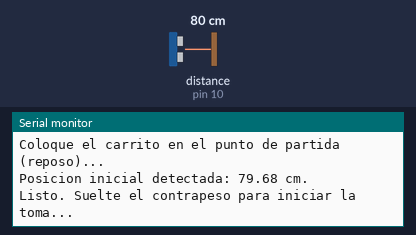
The sketch below on a simulated Arduino Uno, built with avr-gcc and run on an emulated ATmega328P. Shown: the last lines printed to the serial monitor. Wiring (inferred from the names in the program): ultrasonic range finder: trigger pin 9; echo pin 10. The inputs (shaded band) are chosen by the test bench; at power-on: distance to the obstacle (sensor on pin 10) 80 cm. The echo pulse lasts 58.3 µs per cm.

Above: at 3.8 s.
3.9 s: distance to the obstacle (sensor on pin 10) set to 120 cm
At 4.8 s:
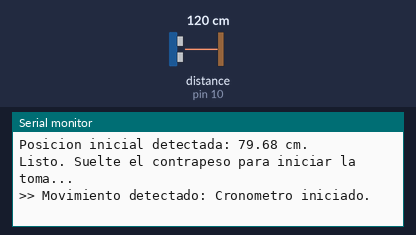
5.4 s: distance to the obstacle (sensor on pin 10) set to 250 cm
At 6.9 s:
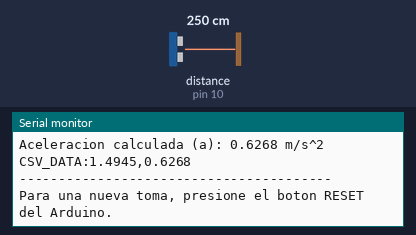

The sketch:

sensor_newton.ino
```cpp
const int PIN_TRIG = 9;
const int PIN_ECHO = 10;

// Parámetros del experimento
const float DISTANCIA_OBJETIVO_CM = 70.0; // Distancia x según la guía (70 cm)
const float TOLERANCIA_INICIO_CM = 2.0;    // Detección de movimiento al soltar el carrito

enum EstadoExp { ESPERANDO_LANZAMIENTO, EN_CARRERA, FINALIZADO };
EstadoExp estado = ESPERANDO_LANZAMIENTO;

float distanciaInicial = 0;
unsigned long tiempoInicioMicros = 0;
unsigned long tiempoFinMicros = 0;

float medirDistanciaCM() {
  digitalWrite(PIN_TRIG, LOW);
  delayMicroseconds(2);
  digitalWrite(PIN_TRIG, HIGH);
  delayMicroseconds(10);
  digitalWrite(PIN_TRIG, LOW);

  long duracion = pulseIn(PIN_ECHO, HIGH, 30000); // Timeout de 30ms para evitar bloqueos
  if (duracion == 0) return -1.0;
  return (duracion * 0.0343) / 2.0;
}

void setup() {
  Serial.begin(9600);
  pinMode(PIN_TRIG, OUTPUT);
  pinMode(PIN_ECHO, INPUT);

  Serial.println("SISTEMA DE MEDICION DE MRUV - SEGUNDA LEY DE NEWTON");
  Serial.println("Coloque el carrito en el punto de partida (reposo)...");
  delay(2000);

  // Calibrar posición inicial
  float suma = 0;
  int lecturas = 0;
  for (int i = 0; i < 10; i++) {
    float d = medirDistanciaCM();
    if (d > 0) { suma += d; lecturas++; }
    delay(50);
  }
  distanciaInicial = suma / lecturas;

  Serial.print("Posicion inicial detectada: ");
  Serial.print(distanciaInicial);
  Serial.println(" cm.");
  Serial.println("Listo. Suelte el contrapeso para iniciar la toma...");
}

void loop() {
  float distanciaActual = medirDistanciaCM();
  if (distanciaActual <= 0) return; // Lectura descartada

  float recorrido = distanciaActual - distanciaInicial;

  switch (estado) {
    case ESPERANDO_LANZAMIENTO:
      // Si el carrito se desplaza más de 2 cm de su posición de reposo, inicia el cronómetro
      if (recorrido >= TOLERANCIA_INICIO_CM) {
        tiempoInicioMicros = micros();
        estado = EN_CARRERA;
        Serial.println(">> Movimiento detectado: Cronometro iniciado.");
      }
      break;

    case EN_CARRERA:
      // Cuando alcanza o supera los 70 cm del trayecto
      if (recorrido >= DISTANCIA_OBJETIVO_CM) {
        tiempoFinMicros = micros();
        estado = FINALIZADO;

        // Cálculo del tiempo transcurrido en segundos
        float tiempoSegundos = (tiempoFinMicros - tiempoInicioMicros) / 1000000.0;

        // Ecuación de cinemática con v0 = 0: a = (2 * x) / t^2
        float xMetros = DISTANCIA_OBJETIVO_CM / 100.0; // 0.70 m
        float aceleracion = (2.0 * xMetros) / (tiempoSegundos * tiempoSegundos);

        // Envío de resultados formateados
        Serial.println("----------------------------------------");
        Serial.println(">> RECORRIDO DE 70 CM COMPLETADO");
        Serial.print("Tiempo transcurrido (t): ");
        Serial.print(tiempoSegundos, 4);
        Serial.println(" s");
        Serial.print("Aceleracion calculada (a): ");
        Serial.print(aceleracion, 4);
        Serial.println(" m/s^2");

        // Formato CSV para volcado directo a base de datos / Excel:
        // TIEMPO,ACELERACION
        Serial.print("CSV_DATA:");
        Serial.print(tiempoSegundos, 4);
        Serial.print(",");
        Serial.println(aceleracion, 4);
        Serial.println("----------------------------------------");
        Serial.println("Para una nueva toma, presione el boton RESET del Arduino.");
      }
      break;

    case FINALIZADO:
      // Espera en reposo hasta que reinicien el circuito con el botón RESET
      break;
  }

  delay(15); // Muestreo rápido (~60 Hz) para no perder el instante de cruce
}
```

Measured:
- after the input at 3.9 s, the serial monitor: prints a new line at once (image 1)
- after the input at 5.4 s, the serial monitor: prints a new line at once (image 2)
